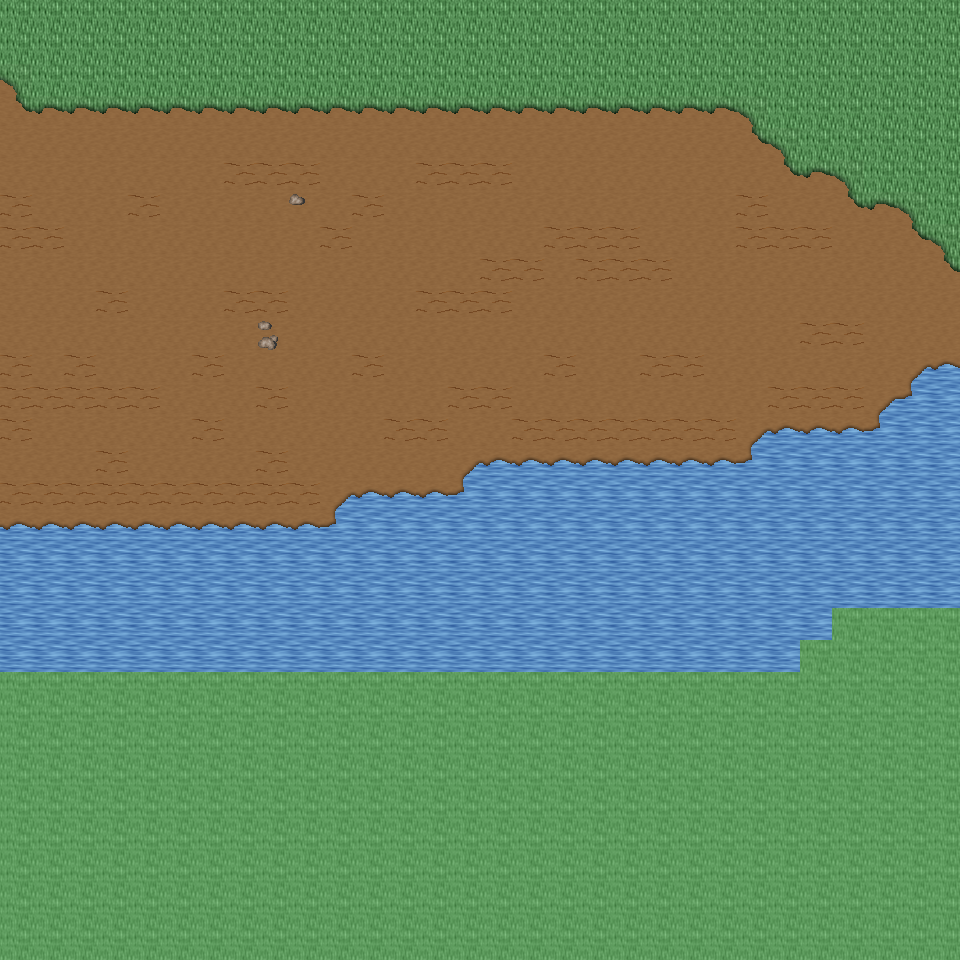

The image is a tile-based game level rendered from a .tmx file. Its description and source (layers, tilesets, objects; grid data summarised) follow:
An orthogonal 30x30 tile map with 32x32 px tiles, 6 tile layers (Ground, Object, Object2, Above, ...), 32 tilesets and 3 objects (3x mapExit).

<map version="1.0" orientation="orthogonal" renderorder="right-down" width="30" height="30" tilewidth="32" tileheight="32" nextobjectid="4">
  <tileset firstgid="1" name="tileset_ground_ground" tilewidth="32" tileheight="32" tilecount="33" columns="3">
    <image source="../drawable/tileset_ground_ground.png" width="96" height="352" />
  </tileset>
  <tileset firstgid="34" name="tileset_ground_ground_2" tilewidth="32" tileheight="32" tilecount="4" columns="4">
    <image source="../drawable/tileset_ground_ground_2.png" width="128" height="32" />
  </tileset>
  <tileset firstgid="38" name="tileset_ground_water_pool" tilewidth="32" tileheight="32" tilecount="72" columns="3">
    <image source="../drawable/tileset_ground_water_pool.png" width="96" height="768" />
  </tileset>
  <tileset firstgid="110" name="tileset_ground_ridge_earth_dark" tilewidth="32" tileheight="32" tilecount="96" columns="12">
    <image source="../drawable/tileset_ground_ridge_earth_dark.png" width="384" height="256" />
  </tileset>
  <tileset firstgid="206" name="tileset_plant_grasses" tilewidth="32" tileheight="32" tilecount="6" columns="3">
    <image source="../drawable/tileset_plant_grasses.png" width="96" height="64" />
  </tileset>
  <tileset firstgid="212" name="tileset_ground_rock_pebbles" tilewidth="32" tileheight="32" tilecount="3" columns="1">
    <image source="../drawable/tileset_ground_rock_pebbles.png" width="32" height="96" />
  </tileset>
  <tileset firstgid="215" name="tileset_plant_flower_daisy_yellow" tilewidth="32" tileheight="32" tilecount="8" columns="2">
    <image source="../drawable/tileset_plant_flower_daisy_yellow.png" width="64" height="128" />
  </tileset>
  <tileset firstgid="223" name="tileset_plant_flower_daisy_white" tilewidth="32" tileheight="32" tilecount="8" columns="2">
    <image source="../drawable/tileset_plant_flower_daisy_white.png" width="64" height="128" />
  </tileset>
  <tileset firstgid="231" name="tileset_ground_grass_edges" tilewidth="32" tileheight="32" tilecount="36" columns="12">
    <image source="../drawable/tileset_ground_grass_edges.png" width="384" height="96" />
  </tileset>
  <tileset firstgid="267" name="tileset_ground_earth_edges" tilewidth="32" tileheight="32" tilecount="18" columns="6">
    <image source="../drawable/tileset_ground_earth_edges.png" width="192" height="96" />
  </tileset>
  <tileset firstgid="285" name="tileset_ground_grass_corners" tilewidth="32" tileheight="32" tilecount="24" columns="6">
    <image source="../drawable/tileset_ground_grass_corners.png" width="192" height="128" />
  </tileset>
  <tileset firstgid="309" name="tileset_ground_square_paving" tilewidth="32" tileheight="32" tilecount="1" columns="1">
    <image source="../drawable/tileset_ground_square_paving.png" width="32" height="32" />
  </tileset>
  <tileset firstgid="310" name="tileset_plant_flower_daisy_red" tilewidth="32" tileheight="32" tilecount="8" columns="2">
    <image source="../drawable/tileset_plant_flower_daisy_red.png" width="64" height="128" />
  </tileset>
  <tileset firstgid="318" name="tileset_plant_flower_daisy_blue" tilewidth="32" tileheight="32" tilecount="8" columns="2">
    <image source="../drawable/tileset_plant_flower_daisy_blue.png" width="64" height="128" />
  </tileset>
  <tileset firstgid="326" name="tileset_plant_tree_tree_darkgreen" tilewidth="32" tileheight="32" tilecount="88" columns="8">
    <image source="../drawable/tileset_plant_tree_tree_darkgreen.png" width="256" height="352" />
  </tileset>
  <tileset firstgid="414" name="tileset_object_well" tilewidth="32" tileheight="32" tilecount="4" columns="2">
    <image source="../drawable/tileset_object_well.png" width="64" height="64" />
  </tileset>
  <tileset firstgid="418" name="tileset_plant_bush_bushes" tilewidth="32" tileheight="32" tilecount="10" columns="5">
    <image source="../drawable/tileset_plant_bush_bushes.png" width="160" height="64" />
  </tileset>
  <tileset firstgid="428" name="tileset_ground_eye" tilewidth="32" tileheight="32" tilecount="9" columns="3">
    <image source="../drawable/tileset_ground_eye.png" width="96" height="96" />
  </tileset>
  <tileset firstgid="437" name="tileset_plant_stump_rectangular" tilewidth="32" tileheight="32" tilecount="4" columns="2">
    <image source="../drawable/tileset_plant_stump_rectangular.png" width="64" height="64" />
  </tileset>
  <tileset firstgid="441" name="tileset_item_gothic_large_gravestone" tilewidth="32" tileheight="32" tilecount="9" columns="3">
    <image source="../drawable/tileset_item_gothic_large_gravestone.png" width="96" height="96" />
  </tileset>
  <tileset firstgid="450" name="tileset_logic_collision" tilewidth="32" tileheight="32" tilecount="1" columns="1">
    <image source="../drawable/tileset_logic_collision.png" width="32" height="32" />
  </tileset>
  <tileset firstgid="451" name="tileset_logic_item_herb" tilewidth="32" tileheight="32" tilecount="5" columns="5">
    <image source="../drawable/tileset_logic_item_herb.png" width="160" height="32" />
  </tileset>
  <tileset firstgid="456" name="tileset_ground_rock_rubble" tilewidth="32" tileheight="32" tilecount="9" columns="3">
    <image source="../drawable/tileset_ground_rock_rubble.png" width="96" height="96" />
  </tileset>
  <tileset firstgid="465" name="tileset_ground_rock_rocks_3" tilewidth="32" tileheight="32" tilecount="16" columns="4">
    <image source="../drawable/tileset_ground_rock_rocks_3.png" width="128" height="128" />
  </tileset>
  <tileset firstgid="481" name="tileset_ground_rock_large_boulder" tilewidth="32" tileheight="32" tilecount="9" columns="3">
    <image source="../drawable/tileset_ground_rock_large_boulder.png" width="96" height="96" />
  </tileset>
  <tileset firstgid="490" name="tileset_ground_rock_large_pebble" tilewidth="32" tileheight="32" tilecount="2" columns="2">
    <image source="../drawable/tileset_ground_rock_large_pebble.png" width="64" height="32" />
  </tileset>
  <tileset firstgid="492" name="tileset_ground_rock_rocks_2" tilewidth="32" tileheight="32" tilecount="4" columns="2">
    <image source="../drawable/tileset_ground_rock_rocks_2.png" width="64" height="64" />
  </tileset>
  <tileset firstgid="496" name="tileset_ground_green_paving" tilewidth="32" tileheight="32" tilecount="18" columns="3">
    <image source="../drawable/tileset_ground_green_paving.png" width="96" height="192" />
  </tileset>
  <tileset firstgid="514" name="tileset_logic_protection" tilewidth="32" tileheight="32" tilecount="2" columns="2">
    <image source="../drawable/tileset_logic_protection.png" width="64" height="32" />
  </tileset>
  <tileset firstgid="516" name="tileset_building_castle" tilewidth="32" tileheight="32" tilecount="320" columns="20">
    <image source="../drawable/tileset_building_castle.png" width="640" height="512" />
  </tileset>
  <tileset firstgid="836" name="tileset_logic_creature_ogre" tilewidth="32" tileheight="32" tilecount="4" columns="4">
    <image source="../drawable/tileset_logic_creature_ogre.png" width="128" height="32" />
  </tileset>
  <tileset firstgid="840" name="tileset_logic_creature_troll" tilewidth="32" tileheight="32" tilecount="4" columns="4">
    <image source="../drawable/tileset_logic_creature_troll.png" width="128" height="32" />
  </tileset>
  <layer name="Ground" width="30" height="30">
    <data>[900 cells, 900 non-empty, 6 distinct tile ids]</data>
  </layer>
  <layer name="Object" width="30" height="30">
    <data>[900 cells, 146 non-empty, 9 distinct tile ids]</data>
  </layer>
  <layer name="Object2" width="30" height="30">
    <data>[900 cells, 0 non-empty, 0 distinct tile ids]</data>
  </layer>
  <layer name="Above" width="30" height="30">
    <data>[900 cells, 0 non-empty, 0 distinct tile ids]</data>
  </layer>
  <layer name="Above2" width="30" height="30">
    <data>[900 cells, 0 non-empty, 0 distinct tile ids]</data>
  </layer>
  <layer name="Walkable" width="30" height="30">
    <data>[900 cells, 279 non-empty, 1 distinct tile ids]</data>
  </layer>
  <objectgroup name="MapEvents">
    <object id="1" name="north" type="mapExit" x="0" y="0" width="960" height="32">
      <properties>
        <property name="map" value="level_0_x121_y95" />
        <property name="x" value="0" />
        <property name="y" value="28" />
      </properties>
    </object>
    <object id="2" name="west" type="mapExit" x="0" y="0" width="32" height="672">
      <properties>
        <property name="map" value="level_0_x120_y96" />
        <property name="x" value="28" />
        <property name="y" value="0" />
      </properties>
    </object>
    <object id="3" name="east" type="mapExit" x="928" y="0" width="32" height="608">
      <properties>
        <property name="map" value="level_0_x122_y96" />
        <property name="x" value="1" />
        <property name="y" value="0" />
      </properties>
    </object>
  </objectgroup>
</map>
